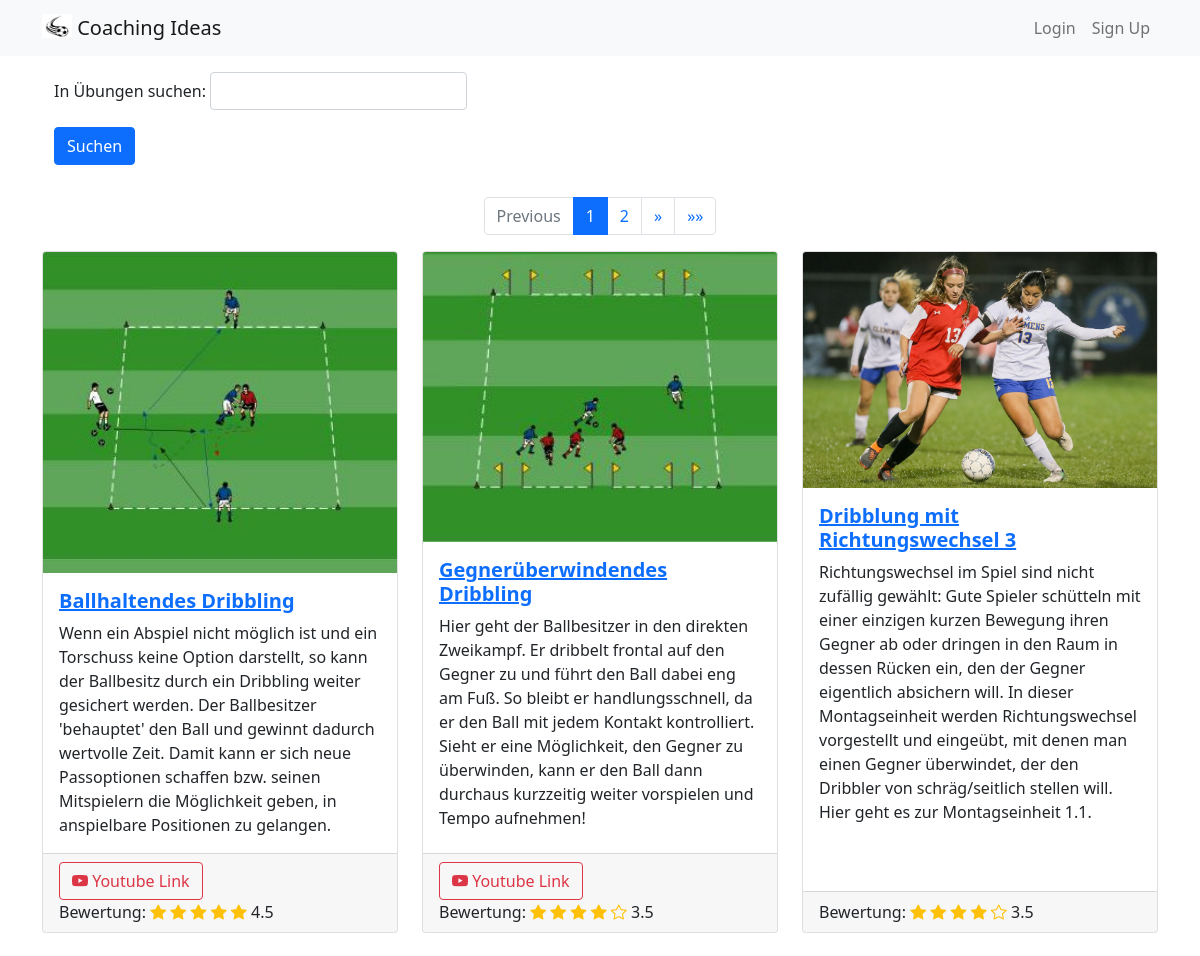
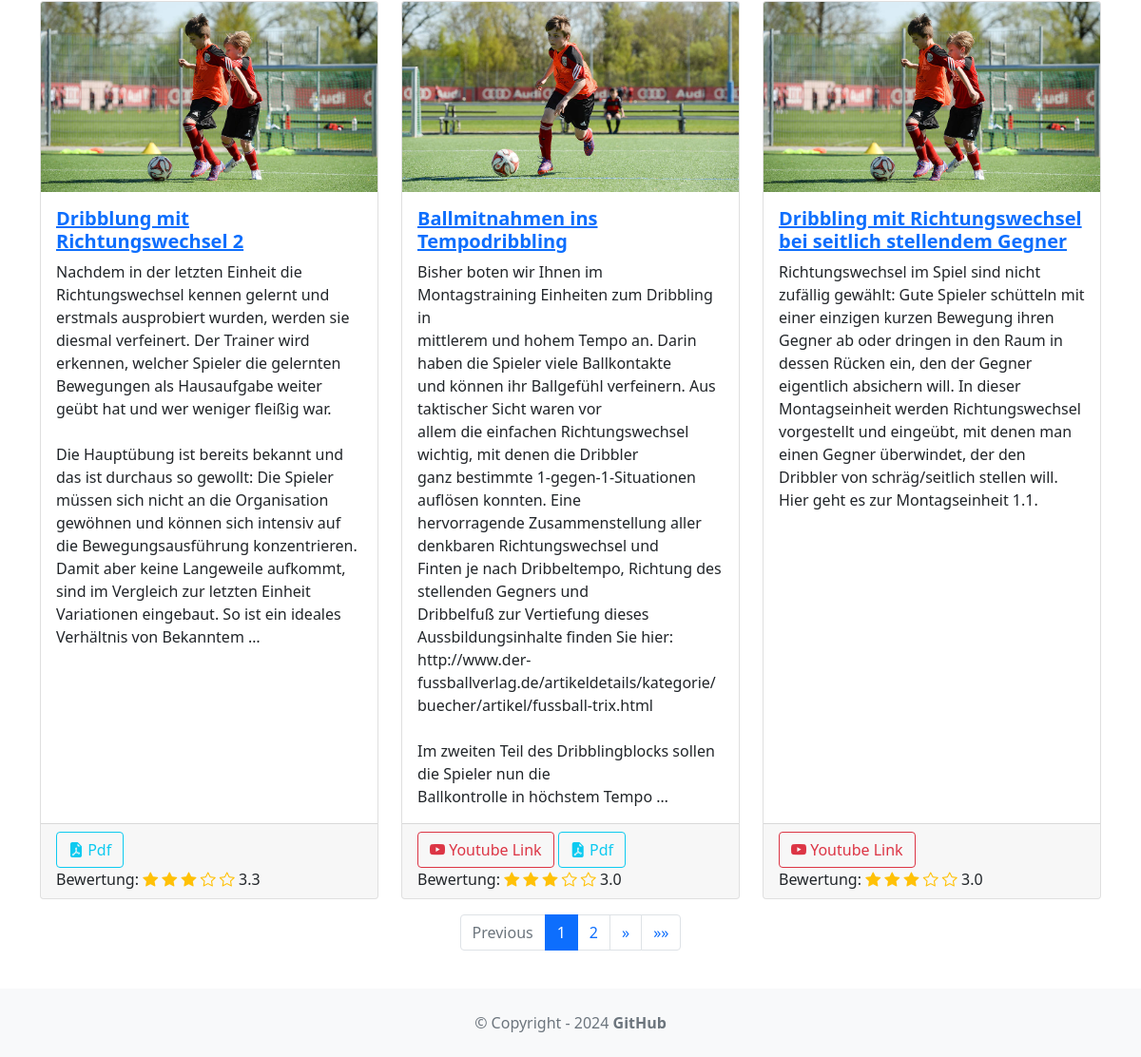
Before: / with the older database file (2 pictures, top to bottom).
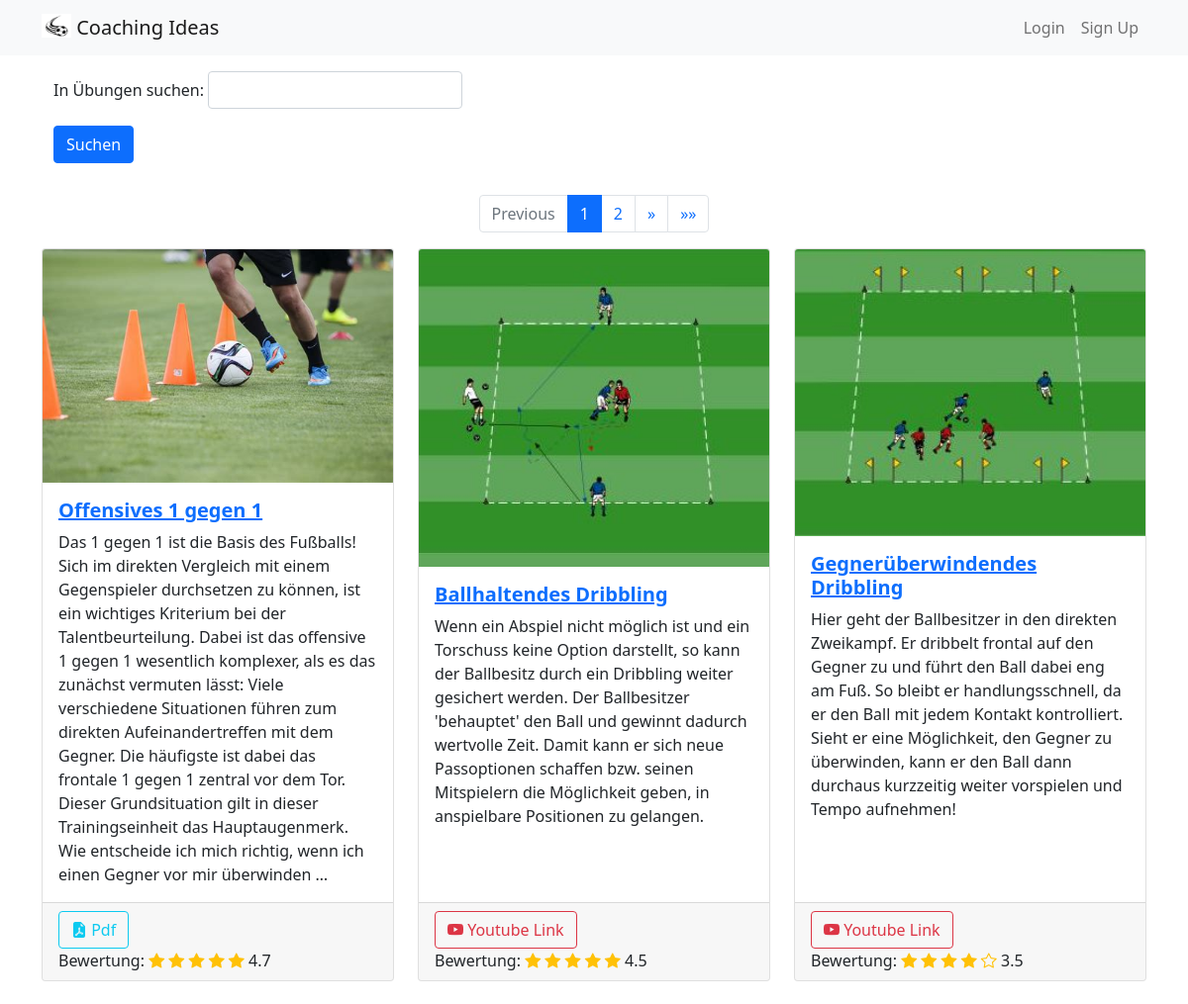
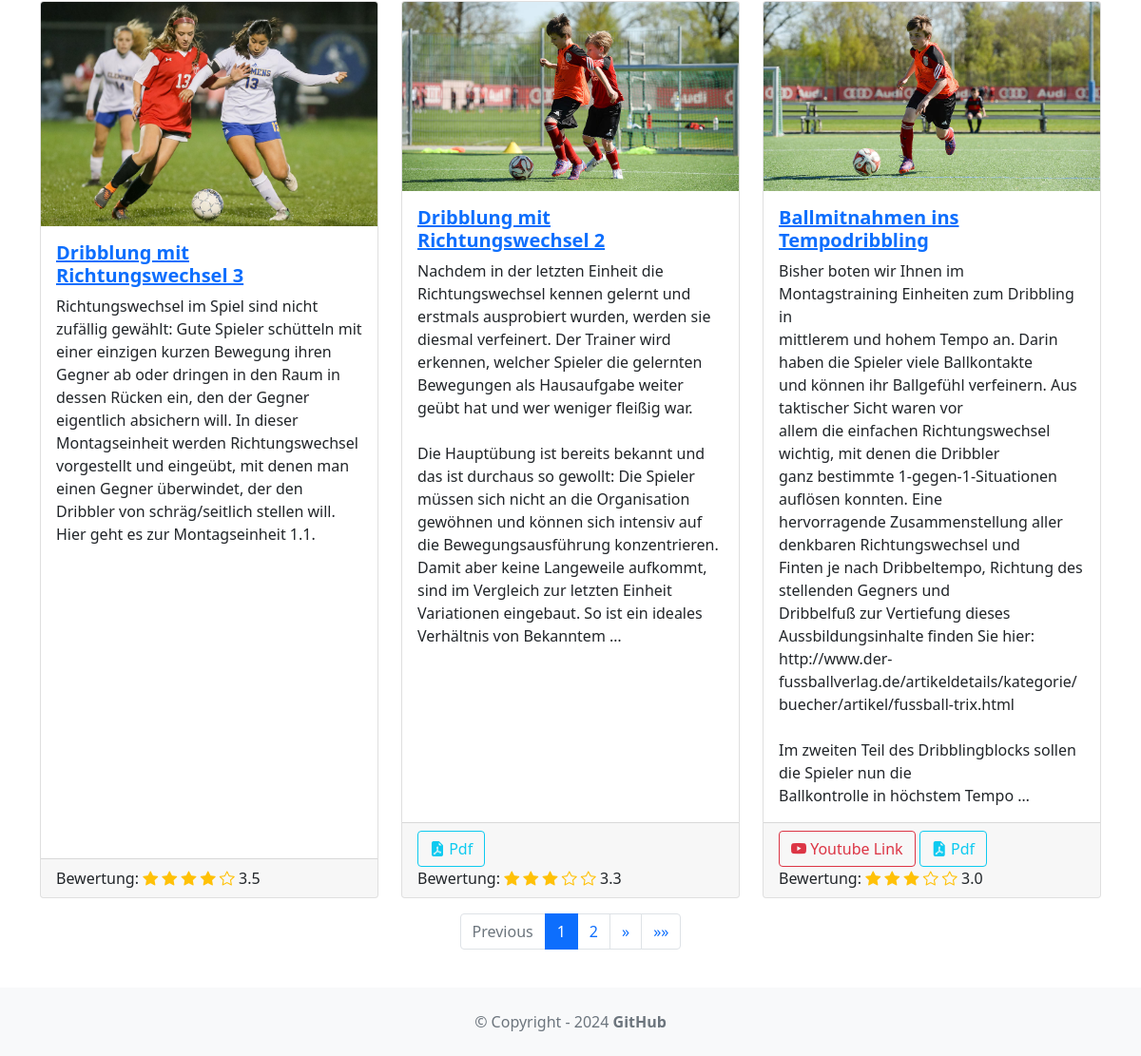
After: the same page with the newer database file (2 pictures, top to bottom).
### exercise/models.py (models this page shows, shortened)
class Exercise(models.Model):
    title = models.CharField(max_length=255)
    body = models.TextField()
    created_on = models.DateTimeField(auto_now_add=True)
    last_modified = models.DateTimeField(auto_now=True)
    creator = models.ForeignKey(User, on_delete=models.SET_NULL, null=True)
    soccer_skills = models.CharField(
        max_length=50, choices=SoccerSkillTextChoices.choices, blank=True
    )
    for_adults = models.BooleanField(default=True)
    for_jun_a = models.BooleanField(default=False)
    for_jun_b = models.BooleanField(default=False)
    for_jun_c = models.BooleanField(default=False)
    for_jun_d = models.BooleanField(default=False)
    for_jun_e = models.BooleanField(default=False)
    for_jun_f = models.BooleanField(default=False)
    for_jun_g = models.BooleanField(default=False)
    image = models.ImageField(upload_to="exercise/images/", null=True, blank=True)
    pdf = models.FileField(upload_to="exercise/pdfs/", blank=True)
    youtube_link = models.URLField(blank=True, null=True)
    rating = models.IntegerField(default=0, choices=[(i, i) for i in range(0, 6)])
    average_rating = models.FloatField(default=0)

### exercise/views.py (the view)
# urls.py: 2. Add a URL to urlpatterns:  path('', views.home, name='home')
def home(request):
    search_exercise = request.GET.get("searchExercise")
    if search_exercise:
        search_exercise = Exercise.objects.filter(
            Q(title__icontains=search_exercise)
            | Q(body__icontains=search_exercise)
            | Q(soccer_skills__icontains=search_exercise)
        ).order_by("-average_rating")
    else:
        search_exercise = Exercise.objects.all().order_by("-average_rating")
    paginator = Paginator(search_exercise, 6)
    page = request.GET.get("page")
    try:
        exercises = paginator.page(page)
    except PageNotAnInteger:
        exercises = paginator.page(1)
    except EmptyPage:
        exercises = paginator.page(paginator.num_pages)
    return render(
        request,
        "home.html",
        {"searchExercise": search_exercise, "exercises": exercises},
    )

### exercise/templates/home.html
{% extends "base.html" %}
{% block content %}
<div class="container">
    <form action="">
        <div class="mb-3">
            <label class="form-label">In Übungen suchen:</label>
            <label>
                <input type="text" name="searchExercise" class="form-control"/>
            </label>
        </div>
        <button type="submit" class="btn btn-primary mb-3">
            Suchen
        </button>
    </form>
</div>
{% include 'pagination.html' %}
<div class="row row-cols-1 row-cols-md-3 g-4">
    {% for exercise in exercises %}
    <div class="col">
        <div class="card h-100" style="max-height: 1200px;">
            {% if exercise.image %}
            <img class="card-img-top" src="{{ exercise.image.url }}" alt="">
            {% else %}
            <span class="text-muted">No image</span>
            {% endif %}
            <div class="card-body d-flex flex-column">
                <a href="{% url 'detail' exercise.id %}">
                    <h5 class="card-title fw-bold mb-2">{{ exercise.title }}</h5>
                </a>
                <p class="card-text flex-grow-1" style="overflow: hidden; text-overflow: ellipsis;">
                    {{ exercise.body|linebreaksbr|truncatewords_html:84 }}
                </p>
            </div>
            <div class="card-footer">
                {% if exercise.youtube_link %}
                <a href="{{ exercise.youtube_link }}" class="btn btn-outline-danger">
                    <i class="bi bi-youtube"></i>
                    Youtube Link
                </a>
                {% endif %}
                {% if exercise.pdf %}
                <a href="{{ exercise.pdf.url }}" class="btn btn-outline-info">
                    <i class="bi bi-file-earmark-pdf-fill"></i>
                    Pdf
                </a>
                {% endif %}
                {% include 'rating_stars.html' %}
            </div>
        </div>
    </div>
    {% endfor %}
</div>
{% include 'pagination.html' %}
{% endblock content %}

### coachingideas/templates/base.html (shortened to what this page needs)
<!DOCTYPE html>
<html>
<head>
    <link href="https://cdn.jsdelivr.net/npm/bootstrap@5.1.1/dist/css/bootstrap.min.css" rel="stylesheet"
/>
    <link rel="stylesheet" href="https://cdn.jsdelivr.net/npm/bootstrap-icons@1.8.1/font/bootstrap-icons.css">
</head>
<body>
<nav class="navbar navbar-expand-lg
      navbar-light bg-light mb-3">
    <div class="container">
        <a class="navbar-brand" href="{% url 'home' %}">
            {% load static %}
            <img src="{% static 'images/soccer.jpg' %}"
                 alt="" width="30" height="24"
                 class="d-inline-block align-text-top"/>
            Coaching Ideas
        </a>
        <div class="collapse navbar-collapse"
             id="navbarNavAltMarkup">
            <div class="navbar-nav ms-auto">
                {% if user.is_authenticated %}
                    <a class="nav-link" href={% url "exercise_table" %}>Alle Übungen</a>
                    <a class="nav-link" href="{% url "create_exercise" %}">
                        Übung anlegen
                    </a>
                    <a class="nav-link" href="{% url "logout" %}">
                        Logout ({{ user.username }})
                    </a>
                {% else %}
                    <a class="nav-link" href="{% url "login" %}">Login</a>
                    <a class="nav-link" href={% url "signup" %}>Sign Up</a>
                {% endif %}
            </div>
        </div>
    </div>
</nav>
<div class="container">
    {% block content %}
    {% endblock content %}
</div>
<footer class="text-center text-lg-start bg-light text-muted mt-4">
    <div class="text-center p-4">
        © Copyright - 2024
        <a class="text-reset fw-bold text-decoration-none"
           target="_blank" href="https://github.com/meissbernd/ESA3_CoachingIdeas/tree/master">
            GitHub
        </a>
    </div>
</footer>
</body>
</html>

### exercise/templates/pagination.html
<div class="d-flex justify-content-center mt-3">
    <nav aria-label="Page navigation">
        <ul class="pagination">
            {% if exercises.has_previous %}
            <li class="page-item">
                <a class="page-link" href="?page=1" aria-label="First">
                    <span aria-hidden="true">&laquo;&laquo;</span>
                </a>
            </li>
            <li class="page-item">
                <a class="page-link" href="?page={{ exercises.previous_page_number }}" aria-label="Previous">
                    <span aria-hidden="true">&laquo;</span>
                </a>
            </li>
            {% else %}
            <li class="page-item disabled">
                <span class="page-link">Previous</span>
            </li>
            {% endif %}
            {% for i in exercises.paginator.page_range %}
            <li class="page-item{% if exercises.number == i %} active{% endif %}">
                <a class="page-link" href="?page={{ i }}">{{ i }}</a>
            </li>
            {% endfor %}
            {% if exercises.has_next %}
            <li class="page-item">
                <a class="page-link" href="?page={{ exercises.next_page_number }}" aria-label="Next">
                    <span aria-hidden="true">&raquo;</span>
                </a>
            </li>
            <li class="page-item">
                <a class="page-link" href="?page={{ exercises.paginator.num_pages }}" aria-label="Last">
                    <span aria-hidden="true">&raquo;&raquo;</span>
                </a>
            </li>
            {% else %}
            <li class="page-item disabled">
                <span class="page-link">Next</span>
            </li>
            {% endif %}
        </ul>
    </nav>
</div>

### exercise/templates/rating_stars.html (shortened to what this page needs)
<div>
    <label for="rating">Bewertung:</label>
    {% if exercise.average_rating < 3.5 and exercise.average_rating >= 2.5 %}
    <span class="bi bi-star-fill text-warning"></span>
    <span class="bi bi-star-fill text-warning"></span>
    <span class="bi bi-star-fill text-warning"></span>
    <span class="bi bi-star text-warning"></span>
    <span class="bi bi-star text-warning"></span>
    {% endif %}
    {% if exercise.average_rating < 4.5 and exercise.average_rating >= 3.5 %}
    <span class="bi bi-star-fill text-warning"></span>
    <span class="bi bi-star-fill text-warning"></span>
    <span class="bi bi-star-fill text-warning"></span>
    <span class="bi bi-star-fill text-warning"></span>
    <span class="bi bi-star text-warning"></span>
    {% endif %}
    {% if exercise.average_rating >= 4.5 %}
    <span class="bi bi-star-fill text-warning"></span>
    <span class="bi bi-star-fill text-warning"></span>
    <span class="bi bi-star-fill text-warning"></span>
    <span class="bi bi-star-fill text-warning"></span>
    <span class="bi bi-star-fill text-warning"></span>
    {% endif %}
    {{ exercise.average_rating }}
</div>

Changed rows visible on the page:
no longer on this page (row unchanged): Exercise: image (picture), title "Dribbling mit Richtungswechsel bei seitlich stellendem Gegner", body "Richtungswechsel im Spiel sind nicht zufällig gewählt: Gute Spieler schütteln mit einer einzigen kurzen Bewegung ihren Gegner ab oder dringen in den Raum in dessen Rücken ein, den der Gegner eigentlich absichern will. In dieser Montagseinheit werden Richtungswechsel vorgestellt und eingeübt, mit denen man einen Gegner überwindet, der den Dribbler von schräg/seitlich stellen will. Hier geht es zur Montagseinheit 1.1.", average_rating "3.0"
added Exercise: image (picture), title "Offensives 1 gegen 1", body "Das 1 gegen 1 ist die Basis des Fußballs! Sich im direkten Vergleich mit einem Gegenspieler durchsetzen zu können, ist ein wichtiges Kriterium bei der Talentbeurteilung. Dabei ist das offensive 1 gegen 1 wesentlich komplexer, als es das zunächst vermuten lässt: Viele verschiedene Situationen führen zum direkten Aufeinandertreffen mit dem Gegner. Die häufigste ist dabei das frontale 1 gegen 1 zentral vor dem Tor. Dieser Grundsituation gilt in dieser Trainingseinheit das Hauptaugenmerk. Wie entscheide ich mich richtig, wenn ich einen Gegner vor mir überwinden …", average_rating "4.7"
